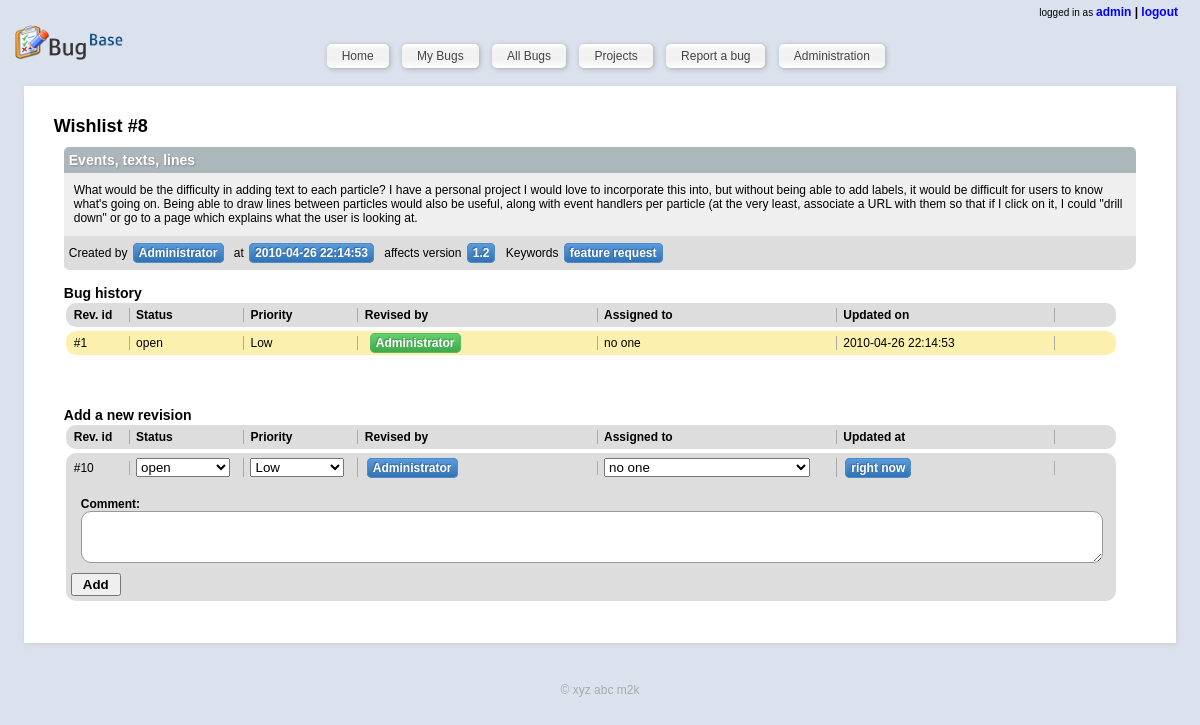
/index.php?page=bug&bug_id=8 (signed in), run on the app's committed database.
### tables this page shows
CREATE TABLE IF NOT EXISTS `users` (
  `id` int(11) NOT NULL AUTO_INCREMENT,
  `username` varchar(50) NOT NULL,
  `password` varchar(500) NOT NULL,
  `name` varchar(500) NOT NULL,
  `email` varchar(500) NOT NULL DEFAULT 'none',
  `is_admin` int(11) NOT NULL DEFAULT '0',
  PRIMARY KEY (`id`)
);

CREATE TABLE IF NOT EXISTS `bugs` (
  `id` int(11) NOT NULL AUTO_INCREMENT,
  `bugName` varchar(500) NOT NULL,
  `description` varchar(2000) NOT NULL,
  `affectedVersion` varchar(50) NOT NULL DEFAULT 'na',
  `project` int(11) NOT NULL DEFAULT '-1',
  `affectedProject` int(11) NOT NULL DEFAULT '-1',
  `bugType` int(11) NOT NULL,
  `keywords` varchar(500) NOT NULL,
  `createdBy` int(11) NOT NULL,
  `createdAt` timestamp NOT NULL DEFAULT CURRENT_TIMESTAMP,
  PRIMARY KEY (`id`)
);

CREATE TABLE IF NOT EXISTS `bughistory` (
  `id` int(11) NOT NULL AUTO_INCREMENT,
  `bug_id` int(11) NOT NULL,
  `addedBy` int(11) NOT NULL,
  `timestamp` timestamp NOT NULL DEFAULT CURRENT_TIMESTAMP,
  `status` int(11) NOT NULL,
  `comment` varchar(2000) NOT NULL DEFAULT '',
  `assignedTo` int(11) NOT NULL,
  `priority` int(11) NOT NULL,
  PRIMARY KEY (`id`)
);

CREATE TABLE IF NOT EXISTS `statuses` (
  `id` int(11) NOT NULL AUTO_INCREMENT,
  `label` varchar(100) NOT NULL,
  PRIMARY KEY (`id`)
);

CREATE TABLE IF NOT EXISTS `priorities` (
  `id` int(11) NOT NULL AUTO_INCREMENT,
  `label` varchar(100) NOT NULL,
  PRIMARY KEY (`id`)
);

### templates_c/%%1B^1B8^1B810E5D%%bug.html.php (the view, shortened to what the rows shown need)
<div id='contentSpacer' class='bugContainer'>
	<h2><?php echo $this->_tpl_vars['bugdata'][0]['bugType']; ?>
 #<?php echo $this->_tpl_vars['bugdata'][0]['id']; ?>
</h2>
	<div class='bug_desc'>
		<h3><?php echo ((is_array($_tmp=$this->_tpl_vars['bugdata'][0]['bugName'])) ? $this->_run_mod_handler('escape', true, $_tmp) : smarty_modifier_escape($_tmp)); ?>
</h3>
		<div>
			<?php echo ((is_array($_tmp=$this->_tpl_vars['bugdata'][0]['description'])) ? $this->_run_mod_handler('escape', true, $_tmp) : smarty_modifier_escape($_tmp)); ?>
		</div>
		<div class='bug_desc_end'>
			<p>Created by <span><?php echo $this->_tpl_vars['bugdata'][0]['createdBy']; ?>
</span></p>
			<p>at <span><?php echo $this->_tpl_vars['bugdata'][0]['createdAt']; ?>
</span></p>
			<?php if (( $this->_tpl_vars['bugdata'][0]['affectedVersion'] != '' )): ?>
				<p>affects version
					<span><?php echo $this->_tpl_vars['bugdata'][0]['affectedVersion']; ?>
</span>
				</p>
			<?php endif; ?>
			<p>Keywords <span><?php echo $this->_tpl_vars['bugdata'][0]['keywords']; ?>
</span></p>
		</div>
	</div>
	<div class='bughistory'>
		<h3>Bug history</h3>
		<div id='buglist'>
			<ul>
				<li class='heading'>
					<div class='h_rid'> Rev. id </div>
					<div class='h_status'> Status </div>
					<div class='h_priority'> Priority </div>
					<div class='h_commenter'> Revised by </div>
					<div class='h_owner'> Assigned to </div>
					<div class='h_timestamp'> Updated on </div>
				</li>
				<?php unset($this->_sections['i']);
$this->_sections['i']['name'] = 'i';
$this->_sections['i']['loop'] = is_array($_loop=$this->_tpl_vars['bughistory']) ? count($_loop) : max(0, (int)$_loop); unset($_loop);
$this->_sections['i']['show'] = true;
$this->_sections['i']['max'] = $this->_sections['i']['loop'];
$this->_sections['i']['step'] = 1;
$this->_sections['i']['start'] = $this->_sections['i']['step'] > 0 ? 0 : $this->_sections['i']['loop']-1;
if ($this->_sections['i']['show']) {
    $this->_sections['i']['total'] = $this->_sections['i']['loop'];
} else
    $this->_sections['i']['total'] = 0;
if ($this->_sections['i']['show']):
            for ($this->_sections['i']['index'] = $this->_sections['i']['start'], $this->_sections['i']['iteration'] = 1;
                 $this->_sections['i']['iteration'] <= $this->_sections['i']['total'];
                 $this->_sections['i']['index'] += $this->_sections['i']['step'], $this->_sections['i']['iteration']++):
$this->_sections['i']['rownum'] = $this->_sections['i']['iteration'];
$this->_sections['i']['index_prev'] = $this->_sections['i']['index'] - $this->_sections['i']['step'];
$this->_sections['i']['index_next'] = $this->_sections['i']['index'] + $this->_sections['i']['step'];
$this->_sections['i']['first']      = ($this->_sections['i']['iteration'] == 1);
$this->_sections['i']['last']       = ($this->_sections['i']['iteration'] == $this->_sections['i']['total']);
?>
					<li class='<?php echo ((is_array($_tmp=$this->_tpl_vars['bughistory'][$this->_sections['i']['index']]['status'])) ? $this->_run_mod_handler('replace', true, $_tmp, ' ', '') : smarty_modifier_replace($_tmp, ' ', '')); ?>
'>
						<div class='h_rid'> #<?php echo $this->_sections['i']['index']+1; ?>
 </div>
						<div class='h_status'> <?php echo $this->_tpl_vars['bughistory'][$this->_sections['i']['index']]['status']; ?>
 </div>
						<div class='h_priority'> <?php echo $this->_tpl_vars['bughistory'][$this->_sections['i']['index']]['priority']; ?>
 </div>
						<div class='h_commenter'> <span class='greenbox'><?php echo $this->_tpl_vars['bughistory'][$this->_sections['i']['index']]['addedBy']; ?>
</span> </div>
						<div class='h_owner'> <?php if (( $this->_tpl_vars['bughistory'][$this->_sections['i']['index']]['assignedTo'] != '0' )): ?> <?php echo $this->_tpl_vars['bughistory'][$this->_sections['i']['index']]['assignedTo']; ?>
 <?php else: ?> no one <?php endif; ?> </div>
						<div class='h_timestamp'> <?php echo $this->_tpl_vars['bughistory'][$this->_sections['i']['index']]['timestamp']; ?>
 </div>
					</li>
				<?php endfor; endif; ?>
			</ul>
		</div>
		<div class='h_revisionbox'>
			<h3>Add a new revision</h3>
			<form action='/index.php?page=updateBug' method='post' id='frmBugStatus'>
				<div id='buglist'>
					<ul>
						<li class='heading'>
							<div class='h_rid'> Rev. id </div>
							<div class='h_status'> Status </div>
							<div class='h_priority'> Priority </div>
							<div class='h_commenter'> Revised by </div>
							<div class='h_owner'> Assigned to </div>
							<div class='h_timestamp'> Updated at </div>
						</li>
						<li class=''>
							<div class='h_rid'> #10 </div>
							<div class='h_status'>
								<select name='status' id='status'>
									<?php unset($this->_sections['i']);
$this->_sections['i']['name'] = 'i';
$this->_sections['i']['loop'] = is_array($_loop=$this->_tpl_vars['statuses']) ? count($_loop) : max(0, (int)$_loop); unset($_loop);
$this->_sections['i']['show'] = true;
$this->_sections['i']['max'] = $this->_sections['i']['loop'];
$this->_sections['i']['step'] = 1;
$this->_sections['i']['start'] = $this->_sections['i']['step'] > 0 ? 0 : $this->_sections['i']['loop']-1;
if ($this->_sections['i']['show']) {
    $this->_sections['i']['total'] = $this->_sections['i']['loop'];
} else
    $this->_sections['i']['total'] = 0;
if ($this->_sections['i']['show']):
            for ($this->_sections['i']['index'] = $this->_sections['i']['start'], $this->_sections['i']['iteration'] = 1;
                 $this->_sections['i']['iteration'] <= $this->_sections['i']['total'];
                 $this->_sections['i']['index'] += $this->_sections['i']['step'], $this->_sections['i']['iteration']++):
$this->_sections['i']['rownum'] = $this->_sections['i']['iteration'];
$this->_sections['i']['index_prev'] = $this->_sections['i']['index'] - $this->_sections['i']['step'];
$this->_sections['i']['index_next'] = $this->_sections['i']['index'] + $this->_sections['i']['step'];
$this->_sections['i']['first']      = ($this->_sections['i']['iteration'] == 1);
$this->_sections['i']['last']       = ($this->_sections['i']['iteration'] == $this->_sections['i']['total']);
?>
										<option value='<?php echo $this->_tpl_vars['statuses'][$this->_sections['i']['index']]['id']; ?>
' <?php if (( $this->_tpl_vars['statuses'][$this->_sections['i']['index']]['label'] == $this->_tpl_vars['bugdata'][0]['status'] )): ?> selected <?php endif; ?> ><?php echo $this->_tpl_vars['statuses'][$this->_sections['i']['index']]['label']; ?>
</option>
									<?php endfor; endif; ?>
								</select>
							</div>
							<div class='h_priority'>
								<select name='priority' id='priority'>
									<?php unset($this->_sections['i']);
$this->_sections['i']['name'] = 'i';
$this->_sections['i']['loop'] = is_array($_loop=$this->_tpl_vars['priorities']) ? count($_loop) : max(0, (int)$_loop); unset($_loop);
$this->_sections['i']['show'] = true;
$this->_sections['i']['max'] = $this->_sections['i']['loop'];
$this->_sections['i']['step'] = 1;
$this->_sections['i']['start'] = $this->_sections['i']['step'] > 0 ? 0 : $this->_sections['i']['loop']-1;
if ($this->_sections['i']['show']) {
    $this->_sections['i']['total'] = $this->_sections['i']['loop'];
} else
    $this->_sections['i']['total'] = 0;
if ($this->_sections['i']['show']):
            for ($this->_sections['i']['index'] = $this->_sections['i']['start'], $this->_sections['i']['iteration'] = 1;
                 $this->_sections['i']['iteration'] <= $this->_sections['i']['total'];
                 $this->_sections['i']['index'] += $this->_sections['i']['step'], $this->_sections['i']['iteration']++):
$this->_sections['i']['rownum'] = $this->_sections['i']['iteration'];
$this->_sections['i']['index_prev'] = $this->_sections['i']['index'] - $this->_sections['i']['step'];
$this->_sections['i']['index_next'] = $this->_sections['i']['index'] + $this->_sections['i']['step'];
$this->_sections['i']['first']      = ($this->_sections['i']['iteration'] == 1);
$this->_sections['i']['last']       = ($this->_sections['i']['iteration'] == $this->_sections['i']['total']);
?>
										<option value='<?php echo $this->_tpl_vars['priorities'][$this->_sections['i']['index']]['id']; ?>
' <?php if (( $this->_tpl_vars['priorities'][$this->_sections['i']['index']]['label'] == $this->_tpl_vars['bugdata'][0]['priority'] )): ?> selected <?php endif; ?>><?php echo $this->_tpl_vars['priorities'][$this->_sections['i']['index']]['label']; ?>
</option>
									<?php endfor; endif; ?>
								</select>
							</div>
							<div class='h_commenter'> <span class='bluebox'><?php echo $this->_tpl_vars['user_fullname']; ?>
</span> </div>
							<div class='h_owner'>
								<select name='assignedTo'>
									<option value='0'>no one</option>
								</select>
							</div>
							<div class='h_timestamp'> <span class='bluebox'>right now</span> </div>
							<div id='h_rev_comment'>
								<h4>Comment:</h4>
								<textarea name='comment' id='txtComment'></textarea>
							</div>
							<button type='button' onclick='javascript:validateBugStatus()'>
								<strong>Add</strong>
							</button>
						</li>
					</ul>
				</div>
			</form>
		</div>
	</div>
</div>

### templates_c/%%71^714^714F4B17%%header.html.php (shortened to what the rows shown need)
<!DOCTYPE html PUBLIC "-//W3C//DTD XHTML 1.0 Transitional//EN"
  "http://www.w3.org/TR/xhtml1/DTD/xhtml1-transitional.dtd">
<html xmlns="http://www.w3.org/1999/xhtml">
<head>
  <link rel="stylesheet" href="/static/style.css" type="text/css" media="screen" title="bugbase stylesheet" charset="utf-8" />
</head>
<body>
<div id='wrapper'>
  <div id='headarea'>
    <div id='topmenu'>
		<?php if (isset ( $this->_tpl_vars['user_id'] )): ?>
			<small>logged in as </small>
			<strong>
				<a href='#'><?php echo $this->_tpl_vars['user_name']; ?>
</a> | <a href='/index.php?page=logout'>logout</a>
			</strong>
		<?php endif; ?>
    </div>
  </div>
  <div id='content'>

### data on the page
users: username "admin", name "Administrator"
bugs: id "8", bugName "Events, texts, lines", description "What would be the difficulty in adding text to each particle? I have a personal project I would love to incorporate this into, but without being able to add labels, it would be difficult for users to know what's going on. Being able to draw lines between particles would also be useful, along with event handlers per particle (at the very least, associate a URL with them so that if I click on it, I could \"drill down\" or go to a page which explains what the user is looking at.", createdAt "2010-04-26 22:14:53", affectedVersion "1.2", keywords "feature request"
bughistory: $this->_sections['i']['index']+1 "1", assignedTo "open", assignedTo "Low", assignedTo "Administrator", shows "no one", timestamp "2010-04-26 22:14:53"
statuses: status "open"
priorities: priority "Low"

### other printed values
$this->_tpl_vars['bugdata'][0]['bugType'] "Wishlist"
$this->_tpl_vars['bugdata'][0]['createdBy'] "Administrator"
